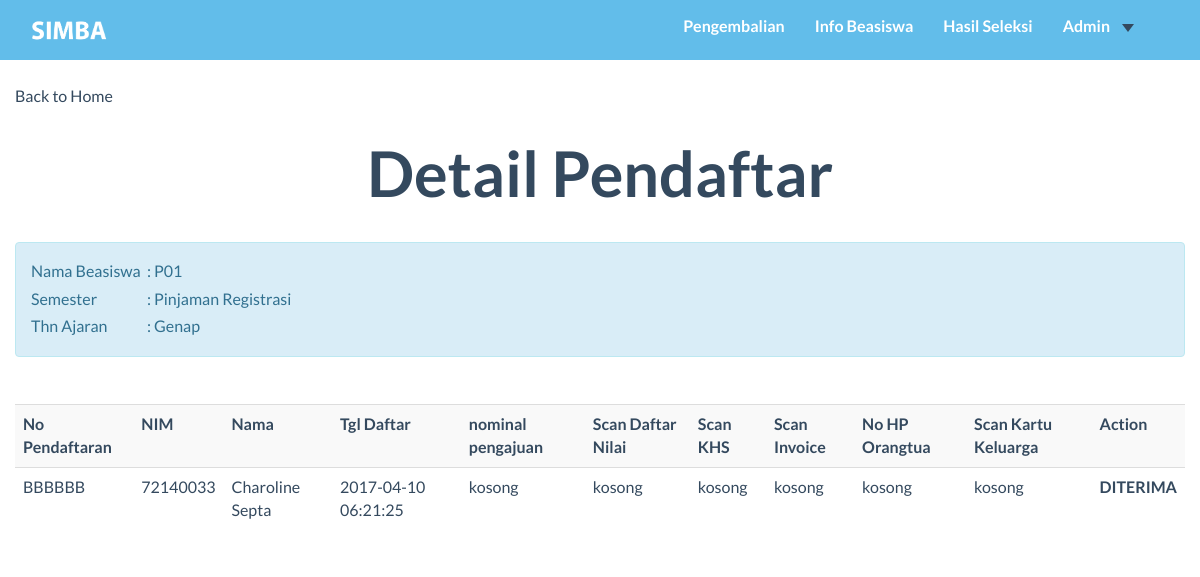
Page /user_admin/detail_pendaftar.php?kd_bsw=P01 on the earlier database version.
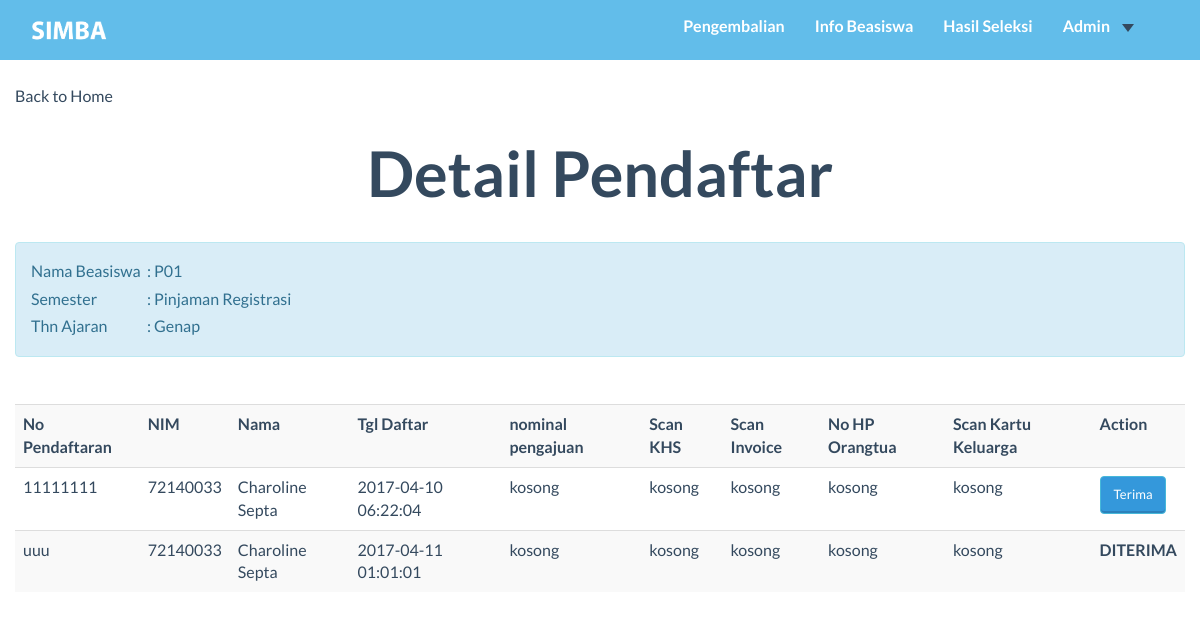
Same page on the later database version.
### tables this page shows
CREATE TABLE `ref_syarat` (
  `kd_syarat` char(3) NOT NULL,
  `nama_syarat` varchar(99) NOT NULL,
  `tipe_syarat` char(2) NOT NULL
);

CREATE TABLE `pendaftaran` (
  `kd_daftar` char(8) NOT NULL,
  `nim` char(8) NOT NULL,
  `kd_bsw` char(3) NOT NULL,
  `tgl_daftar` timestamp NOT NULL DEFAULT CURRENT_TIMESTAMP,
  `semester` char(9) NOT NULL,
  `thn_ajaran` char(8) NOT NULL,
  `nominal_pengajuan` int(11) NOT NULL,
  `nominal_disetujui` int(11) DEFAULT NULL,
  `sisa_pinjaman` int(11) DEFAULT NULL
);

CREATE TABLE `mahasiswa` (
  `NIM` char(8) NOT NULL,
  `kd_prodi` char(2) NOT NULL,
  `nama_mhs` varchar(99) NOT NULL,
  `gender` char(1) NOT NULL,
  `tgl_lahir` date NOT NULL,
  `email` varchar(99) NOT NULL,
  `alamat` varchar(999) NOT NULL,
  `kode_pos` char(5) NOT NULL,
  `no_telp` char(12) NOT NULL,
  `total_sks` int(11) NOT NULL
);

### user_admin/detail_pendaftar.php (the view, shortened to what the changed rows need)
<?php
Include("../function/koneksi.php");
$kode_bsw = $_GET['kd_bsw'];
$sqlDaftar = "SELECT kd_daftar, nim, nama_mhs,tgl_daftar, nominal_pengajuan, nominal_disetujui from pendaftaran p NATURAL JOIN mahasiswa m  where kd_bsw='$kode_bsw'";
$daftarExc = mysqli_query($koneksi,$sqlDaftar);
?>
<!DOCTYPE HTML>
<HTML>
<head>
    <link href="../css/bootstrap.min.css" rel="stylesheet">
    <link rel="stylesheet" href="https://maxcdn.bootstrapcdn.com/bootstrap/3.3.7/css/bootstrap.min.css">
    <link href="../font-awesome/css/font-awesome.min.css" rel="stylesheet">
    <link href="../css/general.css" rel="stylesheet">
    <link href="../css/custom.css" rel="stylesheet">
    <link href="../css/owl.carousel.css" rel="stylesheet">
    <link href="../css/owl.theme.css" rel="stylesheet">
    <link href="../css/style.css" rel="stylesheet">
    <link href="../css/animate.css" rel="stylesheet">
    <link rel="stylesheet" href="../css/magnific-popup.css">
</head>
<body>
    <div class="container">
        <div class="row">
            <br/><br/><br/>
            <h2 class="text-center">Detail Pendaftar</h2>
            <br/>
            <br/>
            <table class="table table-striped">
                <tr>
                    <th>No Pendaftaran</th>
                    <th>NIM</th>
                    <th>Nama</th>
                    <th>Tgl Daftar</th>
                    <?php
                        $sqlNamaBsw= "SELECT nama_syarat FROM syarat_bsw NATURAL JOIN ref_syarat WHERE kd_bsw='$kode_bsw'";
                        $exc = mysqli_query($koneksi,$sqlNamaBsw);
                        while($row =mysqli_fetch_array($exc)){
                            echo '<th>'.$row[0].'</th>';
                        }
                    ?>
                    <th>Action</th>
                </tr>
                <?php
                $sql1="SELECT kd_syarat_bsw, nama_syarat FROM syarat_bsw NATURAL JOIN ref_syarat WHERE kd_bsw='$kode_bsw'";
                $row1=mysqli_query($koneksi,$sql1);
                while($hasil1=mysqli_fetch_array($row1)){
                    $arrHasil1[] = $hasil1['kd_syarat_bsw'];
                }
                while($hasil0 = mysqli_fetch_array($daftarExc)){
                    echo'
                    <tr>
                    <td>'.$hasil0[0].'</td>
                    <td>'.$hasil0[1].'</td>
                    <td>'.$hasil0[2].'</td>
                    <td>'.$hasil0[3].'</td>
                    ';
                        foreach ($arrHasil1 as $item){
                            $sql2="SELECT isi_syarat FROM syarat_daftar WHERE kd_syarat_bsw = '$item' AND kd_daftar='$hasil0[0]'";
                            $row2 = mysqli_query($koneksi,$sql2);
                            $hasil2=mysqli_fetch_array($row2);
                            if(!$hasil2[0]){
                                echo '<td> kosong</td>';
                            }else{
                                echo '<td>'.$hasil2[0].'</td>';
                            }
                        }
                        if(!$hasil0[5]){
                            echo'
                                <td>
                                    <a class="btn btn-sm btn-info btn-embossed" style="text-decoration: none"data-toggle="modal" data-target="#myModal'.$hasil0[0].'">Terima</a>
                                    <div class="modal fade" id="myModal'.$hasil0[0].'" role="dialog">
                                              <p>'.$hasil0[0].'</p>
                                              <input type="hidden" class="form-control" id="kd_daftar" name="kd_daftar" value="'.$hasil0[0].'" >
                                </td>
                            </tr>
                            ';
                        }else{
                            echo'
                                <td>
                                    <strong >DITERIMA</strong>
                                </td>
                            </tr>
                            ';
                        }
                }
                ?>
            </table>
        </div>
    </div>
</body>
</HTML>

Differences in the rows shown:
no longer on this page (row unchanged): ref_syarat: nama_syarat "Scan Daftar Nilai"
no longer on this page (row edited): pendaftaran: kd_daftar "BBBBBB", nim "72140033", nim.nama_mhs "Charoline Septa", tgl_daftar "2017-04-10 06:21:25", nominal_disetujui "DITERIMA"
now on this page (row edited): pendaftaran: kd_daftar "11111111", nim "72140033", nim.nama_mhs "Charoline Septa", tgl_daftar "2017-04-10 06:22:04"
now on this page (row edited): pendaftaran: kd_daftar "uuu", nim "72140033", nim.nama_mhs "Charoline Septa", tgl_daftar "2017-04-11 01:01:01", nominal_disetujui "DITERIMA"
